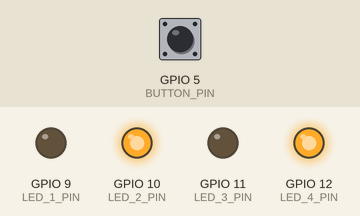
Recording of a program running on a simulated ESP8266 (Wemos D1 mini). Shown: output pins drawn as LEDs (lit = HIGH). The inputs (shaded band) are chosen by the test bench; at power-on: GPIO 5 (BUTTON_PIN) LOW.

Above: at 1.2 s.
1.3 s: GPIO 5 (BUTTON_PIN) pulled HIGH for 0.15 s
At 1.42 s:
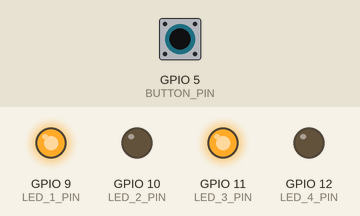
3.0 s: GPIO 5 (BUTTON_PIN) pulled HIGH for 3.2 s
At 7.2 s:
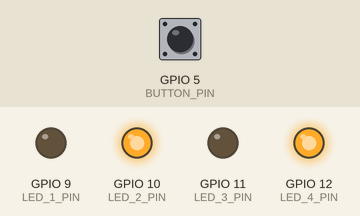
Timing chart, 0 to 8.7 s (numbered marks = the images above; inputs shaded):
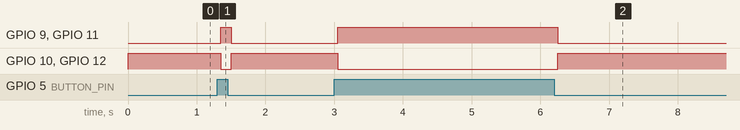

The program:

main.cpp
```cpp
#include "Led.h"
#include "Button.h"

#define LED_1_PIN 9
#define LED_2_PIN 10
#define LED_3_PIN 11
#define LED_4_PIN 12
#define BUTTON_PIN 5

Led led1(LED_1_PIN);
Led led2(LED_2_PIN);
Led led3(LED_3_PIN);
Led led4(LED_4_PIN);
Button button1(BUTTON_PIN);

void setup()
{
}

void loop()
{
  if (button1.isPressed())
  {
    led1.on();
    led2.off();
    led3.on();
    led4.off();
  }
  else
  {
    led1.off();
    led2.on();
    led3.off();
    led4.on();
  }
}
```

Button.cpp
```cpp
#include "Button.h"

Button::Button(byte pin)
{
    this->pin = pin;
    lastReading = LOW;
    init();
}

void Button::init()
{
    pinMode(pin, INPUT);
    update();
}

void Button::update()
{
    byte newReading = digitalRead(pin);

    if (newReading != lastReading)
    {
        lastDebounceTime = millis();
    }
    if (millis() - lastDebounceTime > debounceDelay)
    {
        state = newReading;
    }
    lastReading = newReading;
}

byte Button::getState()
{
    update();
    return state;
}

bool Button::isPressed()
{
    return (getState() == HIGH);
}
```

Button.h
```cpp
#ifndef MY_BUTTON_H
#define MY_BUTTON_H

#include <Arduino.h>

class Button
{

private:
    byte pin;
    byte state;
    byte lastReading;
    unsigned long lastDebounceTime = 0;
    unsigned long debounceDelay = 50;

public:
    Button(byte pin);
    void init();
    void update();
    byte getState();
    bool isPressed();
};
#endif
```

Led.cpp
```cpp
#include "Led.h"

Led::Led(byte pin)
{
    this->pin = pin;
    init();
}

void Led::init()
{
    pinMode(pin, OUTPUT);
    off();
}

void Led::on()
{
    digitalWrite(pin, HIGH);
}

void Led::off()
{
    digitalWrite(pin, LOW);
}
```

Led.h
```cpp
#ifndef MY_LED_H
#define MY_LED_H

#include <Arduino.h>

class Led
{

private:
    byte pin;

public:
    Led(byte pin);
    void init();
    void on();
    void off();
};
#endif
```

Measured:
- after the input at 1.3 s, GPIO 9 (LED_1_PIN), GPIO 11 (LED_3_PIN): LOW → HIGH after 0.05 s, → LOW 0.15 s later; GPIO 10 (LED_2_PIN), GPIO 12 (LED_4_PIN): HIGH → LOW after 0.05 s, → HIGH 0.15 s later
- after the input at 3.0 s, GPIO 9 (LED_1_PIN), GPIO 11 (LED_3_PIN): LOW → HIGH after 0.05 s, → LOW 3.2 s later; GPIO 10 (LED_2_PIN), GPIO 12 (LED_4_PIN): HIGH → LOW after 0.05 s, → HIGH 3.2 s later
